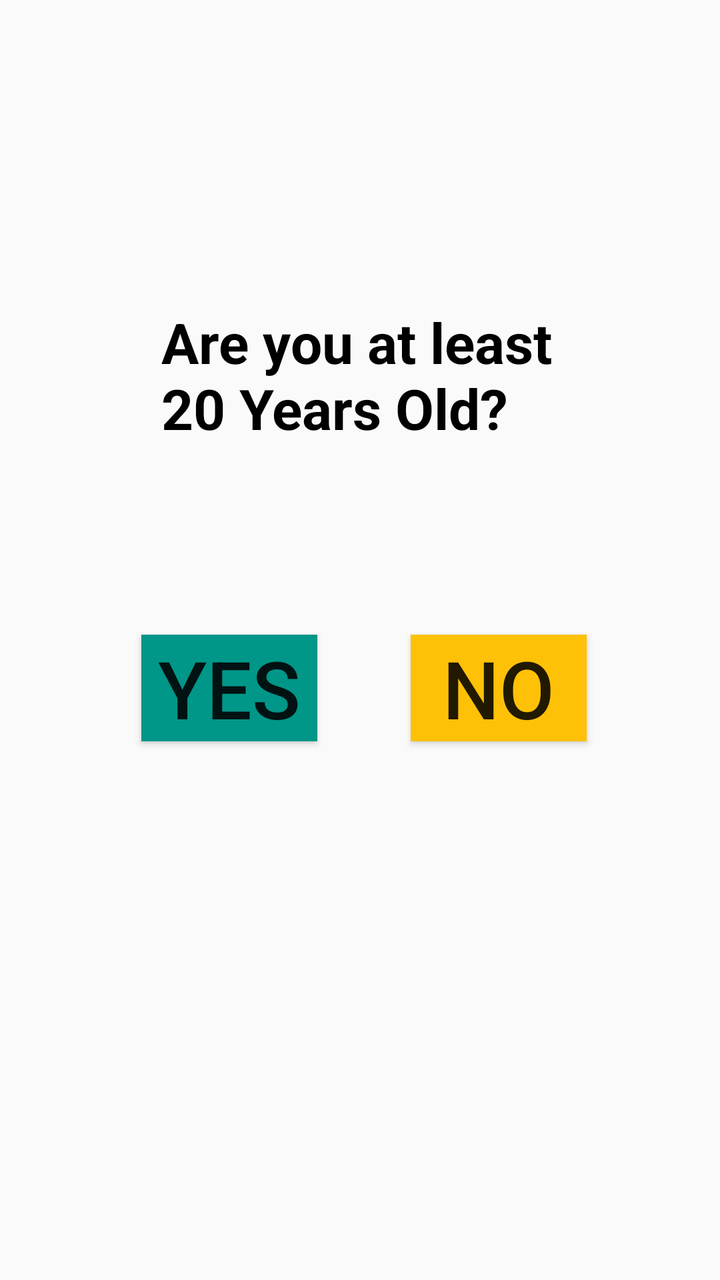
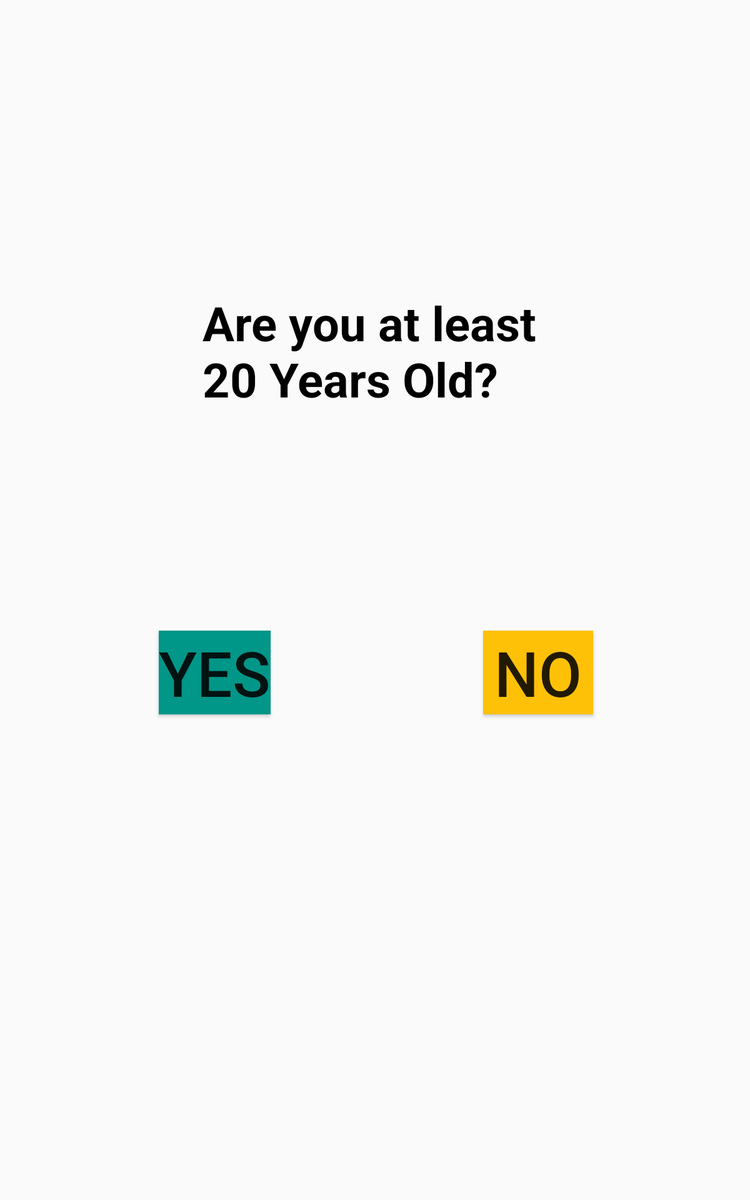

Two renders of one Android screen. The first uses the default layout on a phone; the second uses the alternative layout the repository ships for a different screen configuration, on a matching device. The two XML files are below.
<!-- AndroidManifest.xml: application theme Theme.MAD_T2_AND_T3_BMI_Calculator -->
<!-- res/layout/activity_main.xml -->
<?xml version="1.0" encoding="utf-8"?>
<android.support.design.widget.CoordinatorLayout
    android:id="@+id/myCoordinatorLayout"
    xmlns:android="http://schemas.android.com/apk/res/android"
    xmlns:app="http://schemas.android.com/apk/res-auto"
    android:layout_width="match_parent"
    android:layout_height="match_parent">

<android.support.constraint.ConstraintLayout xmlns:tools="http://schemas.android.com/tools"
    android:layout_width="match_parent"
    android:layout_height="match_parent"
    tools:context=".MainActivity">

    <TextView
        android:id="@+id/textView"
        android:layout_width="199dp"
        android:layout_height="72dp"
        android:text="@string/are_you_at_least_20_years_old"
        android:textColor="@color/black"
        android:textSize="28sp"
        android:textStyle="bold"
        app:layout_constraintBottom_toBottomOf="parent"
        app:layout_constraintEnd_toEndOf="parent"
        app:layout_constraintStart_toStartOf="parent"
        app:layout_constraintTop_toTopOf="parent"
        app:layout_constraintVertical_bias="0.268" />

    <Button
        android:id="@+id/button"
        android:layout_width="wrap_content"
        android:layout_height="wrap_content"
        android:layout_marginTop="93dp"
        android:background="#009688"
        android:text="@string/yes"
        android:textSize="40sp"
        app:layout_constraintEnd_toEndOf="parent"
        app:layout_constraintHorizontal_bias="0.26"
        app:layout_constraintStart_toStartOf="parent"
        app:layout_constraintTop_toBottomOf="@+id/textView" />

    <Button
        android:id="@+id/button2"
        android:layout_width="wrap_content"
        android:layout_height="wrap_content"
        android:layout_marginTop="93dp"
        android:background="#FFC107"
        android:text="@string/no"
        android:textSize="40sp"
        app:layout_constraintEnd_toEndOf="parent"
        app:layout_constraintHorizontal_bias="0.755"
        app:layout_constraintStart_toStartOf="parent"
        app:layout_constraintTop_toBottomOf="@+id/textView" />

</android.support.constraint.ConstraintLayout>

</android.support.design.widget.CoordinatorLayout>
<!-- resources referenced by this layout -->
<resources>
  <color name="black">#FF000000</color>
  <string name="are_you_at_least_20_years_old">Are you at least 20 Years Old?</string>
  <string name="no">NO</string>
  <string name="yes">YES</string>
  <style name="Theme.MAD_T2_AND_T3_BMI_Calculator" parent="Theme.AppCompat.Light.DarkActionBar">
          
          <item name="colorPrimary">@color/purple_500</item>
          <item name="colorPrimaryDark">@color/purple_700</item>
          <item name="colorAccent">@color/teal_200</item>
          
  
      </style>
  <color name="purple_500">#FF6200EE</color>
  <color name="purple_700">#FF3700B3</color>
  <color name="teal_200">#FF03DAC5</color>
</resources>
<!-- res/layout-large/activity_main.xml (the author's variant of the layout above) -->
<!-- drawn on a 7-inch tablet held upright -->
<?xml version="1.0" encoding="utf-8"?>
<androidx.coordinatorlayout.widget.CoordinatorLayout xmlns:tools="http://schemas.android.com/tools"
    android:id="@+id/myCoordinatorLayout"
    xmlns:android="http://schemas.android.com/apk/res/android"
    xmlns:app="http://schemas.android.com/apk/res-auto"
    android:layout_width="match_parent"
    android:layout_height="match_parent">

<androidx.constraintlayout.widget.ConstraintLayout
    android:layout_width="match_parent"
    android:layout_height="match_parent"
    tools:context=".MainActivity">

    <TextView
        android:id="@+id/textTitle"
        android:layout_width="276dp"
        android:layout_height="92dp"
        android:text="@string/are_you_at_least_20_years_old"
        android:textColor="@color/black"
        android:textSize="38sp"
        android:textStyle="bold"
        app:layout_constraintBottom_toBottomOf="parent"
        app:layout_constraintEnd_toEndOf="parent"
        app:layout_constraintStart_toStartOf="parent"
        app:layout_constraintTop_toTopOf="parent"
        app:layout_constraintVertical_bias="0.268" />

    <Button
        android:id="@+id/buttonMetric"
        android:layout_width="wrap_content"
        android:layout_height="wrap_content"
        android:layout_marginTop="180dp"
        android:background="#009688"
        android:text="@string/yes"
        android:textSize="50sp"
        app:layout_constraintEnd_toEndOf="parent"
        app:layout_constraintHorizontal_bias="0.249"
        app:layout_constraintStart_toStartOf="parent"
        app:layout_constraintTop_toBottomOf="@+id/textTitle" />

    <Button
        android:id="@+id/buttonNo"
        android:layout_width="wrap_content"
        android:layout_height="wrap_content"
        android:layout_marginTop="180dp"
        android:background="#FFC107"
        android:text="@string/no"
        android:textSize="50sp"
        app:layout_constraintEnd_toEndOf="parent"
        app:layout_constraintHorizontal_bias="0.755"
        app:layout_constraintStart_toStartOf="parent"
        app:layout_constraintTop_toBottomOf="@+id/textTitle" />

</androidx.constraintlayout.widget.ConstraintLayout>

</androidx.coordinatorlayout.widget.CoordinatorLayout>
